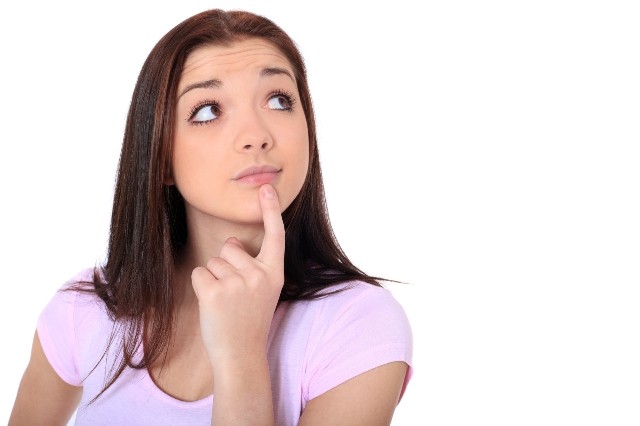
#> input picture pessoas/faceolho.jpg, 640 x 426 px, found by its file name
$ jupyter execute identificarRosto_Olhos.ipynb
#> lines starting #> are read from the running program, lines starting #| are printed output that depends on the picture; after the words box and inside, x2 and y2 are one past the last pixel; in counts of white or black regions, pixels touching at a corner belong together
[cell 1]
import cv2

[cell 2]
classificadorRosto = cv2.CascadeClassifier('cascades\\haarcascade_frontalface_default.xml')
classificadorOlhos = cv2.CascadeClassifier('cascades\\haarcascade_eye.xml')

[cell 3]
imagem = cv2.imread('pessoas\\faceolho.jpg')
#> imagem is the input picture: shape (426, 640, 3); mean B, G, R 209.9, 210.1, 224.3
imagemCinza = cv2.cvtColor(imagem, cv2.COLOR_BGR2GRAY)
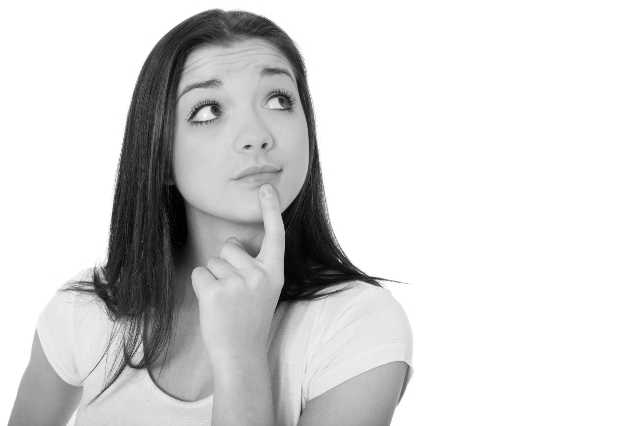
#> imagemCinza: shape (426, 640); min 0, max 255, mean 214.3

[cell 4]
facesDetectadas = classificadorRosto.detectMultiScale(imagemCinza)
#> facesDetectadas = [[156, 41, 177, 177]]

[cell 5]
# No caso desse programa, a detecção dos olhos só ocorre depois que os rostos começam a ser destacados.
# Todavia, a identificação dos olhos podem ser independentes também.
# Além disso, é válido ressaltar que é sempre bom alterar nos 3 parâmetros citados em "identidicarRosto.ipynb" já que os olhos
#tem dimensões diferentes dos rostos. Assim como os rostos tem dimensões diferentes para cada figura analisada

for(x,y,l,a) in facesDetectadas:
    imagem = cv2.rectangle(imagem, (x,y), (x+l,y+a), (0,0,255), 2)
    regiaoOlhos = imagem[y:y+a, x:x+l]
    regiaoOlhosCinza = cv2.cvtColor(regiaoOlhos, cv2.COLOR_BGR2GRAY)
    olhosDetectados = classificadorOlhos.detectMultiScale(regiaoOlhosCinza)
    for(ox,oy,ol,oa) in olhosDetectados:
        cv2.rectangle(regiaoOlhos, (ox,oy), (ox+ol,oy+ol), (255,0,255), 2)
#> this loop made 1 pass
#> (x, y, l, a, olhosDetectados) on pass 1: (156, 41, 177, 177, [[100, 36, 45, 45], [23, 43, 53, 53]])
#> pass 1, `imagem = cv2.rectangle(imagem, (x,y), (x+l,y+a), (0,0,255), 2)`:
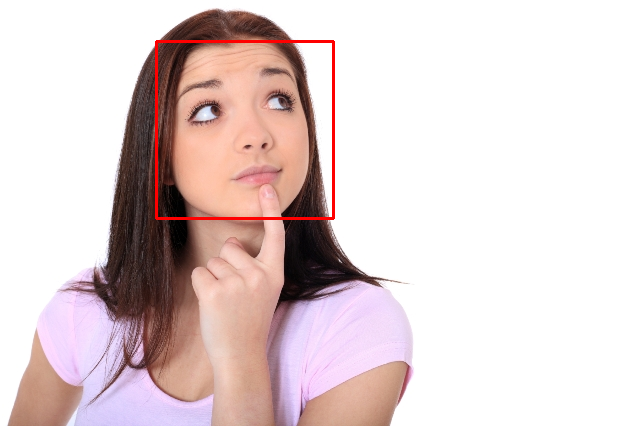
#> imagem: shape (426, 640, 3); 0.78% of pixels changed, all inside (x1, y1, x2, y2) = (155, 40, 335, 220)
#> pass 1, `regiaoOlhos = imagem[y:y+a, x:x+l]`:
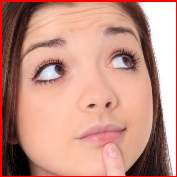
#> regiaoOlhos: shape (177, 177, 3); mean B, G, R 132.6, 146.3, 197.7
#> pass 1, `regiaoOlhosCinza = cv2.cvtColor(regiaoOlhos, cv2.COLOR_BGR2GRAY)`:
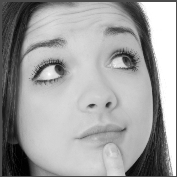
#> regiaoOlhosCinza: shape (177, 177); min 0, max 255, mean 160.1
#> after the loop:
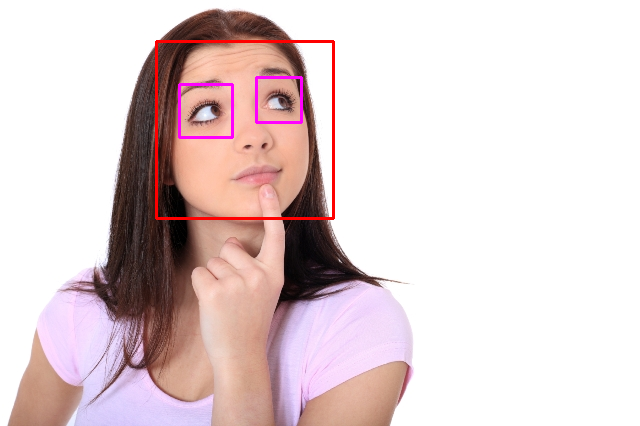
#> imagem: shape (426, 640, 3); 0.43% of pixels changed, all inside (x1, y1, x2, y2) = (178, 76, 303, 139)
#> after the loop:
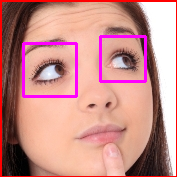
#> regiaoOlhos: shape (177, 177, 3); 3.73% of pixels changed, all inside (x1, y1, x2, y2) = (22, 35, 147, 98)
